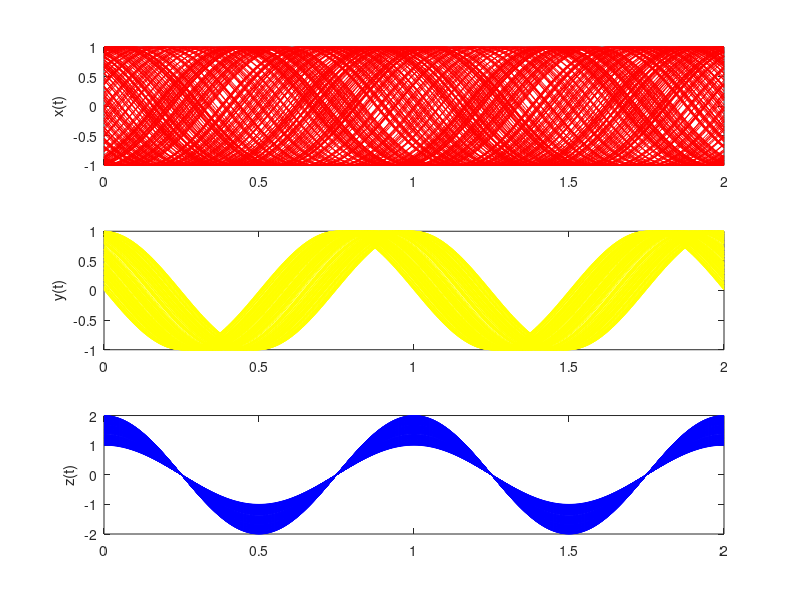

Write MATLAB code to recreate this figure.
% File: c7_sinewave.m
% Software given here is to accompany the textbook: W.H. Tranter, 
% K.S. Shanmugan, T.S. Rappaport, and K.S. Kosbar, Principles of 
% Communication Systems Simulation with Wireless Applications, 
% Prentice Hall PTR, 2004.
%
clc;
clear;
close all;
f = 1;											% frequency of sinusoid
fs = 100;										% sampling frequency
t = (0:200)/fs;									% time vector
for i=1:200
   x(:,i) = cos(2*pi*f*t+rand(1)*2*pi)';
   y(:,i) = cos(2*pi*f*t+rand(1)*pi/2)';
   z(:,i) = (1+rand(1))*cos(2*pi*f*t)';
end
subplot(3,1,1); plot(t,x,'r'); ylabel('x(t)')
subplot(3,1,2); plot(t,y,'y'); ylabel('y(t)')
subplot(3,1,3); plot(t,z,'b'); ylabel('z(t)')
% End of script file.
